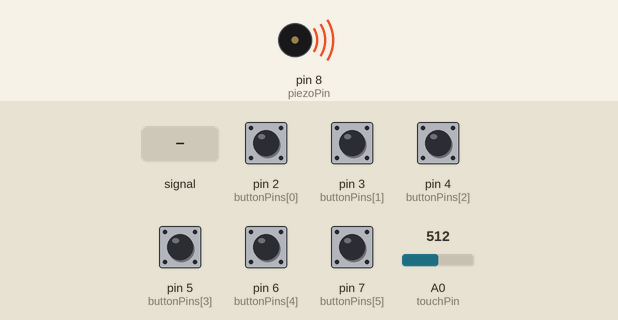
Simulated run of this sketch. Board: Arduino Uno, built with avr-gcc and run on an emulated ATmega328P. Shown: buzzer (waves = sounding). The inputs (shaded band) are chosen by the test bench; at power-on: pin 2 (buttonPins[0]), pin 3 (buttonPins[1]), pin 4 (buttonPins[2]), pin 5 (buttonPins[3]), pin 6 (buttonPins[4]), pin 7 (buttonPins[5]) HIGH, A0 (touchPin) = 512. What the sketch prints to the serial monitor is not drawn.

Above: at 1.2 s.
1.3 s: A0 (touchPin) set to 485
At 2.5 s:
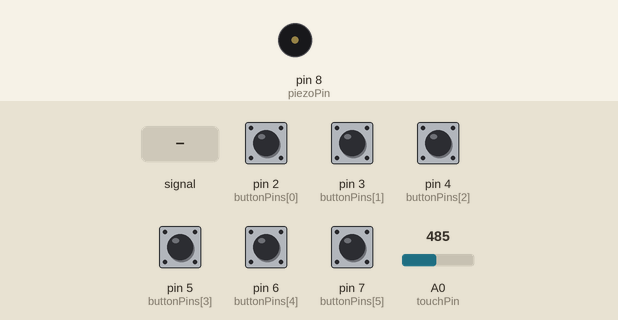
2.8 s: pin 2 (buttonPins[0]) pulled LOW for 1 s
At 2.98 s:
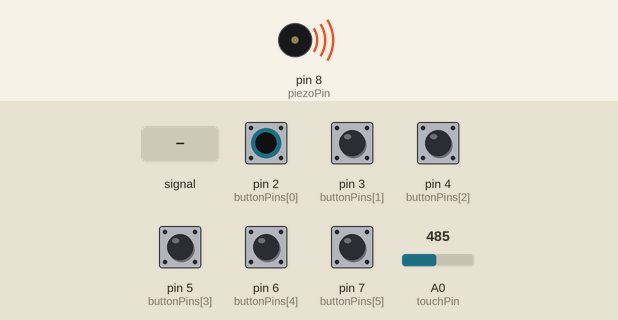
5.8 s: pin 3 (buttonPins[1]) pulled LOW for 1 s
At 7.9 s:
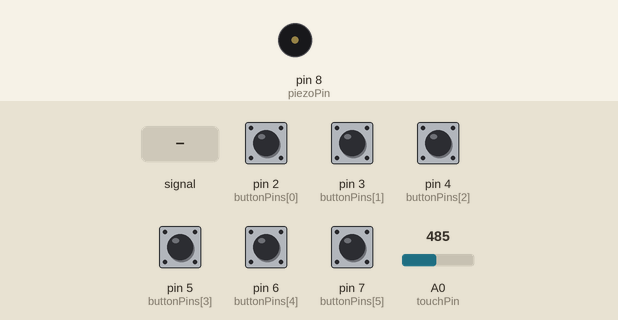
9.8 s: A0 (touchPin) fed a 2 Hz sine of ±306 counts around its level
At 10.15 s:
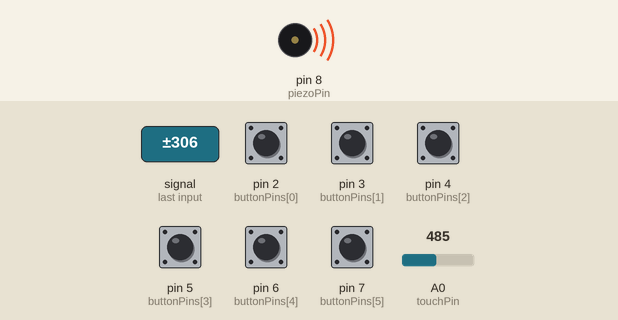
12.8 s: A0 (touchPin) set to 306
At 12.8 s:
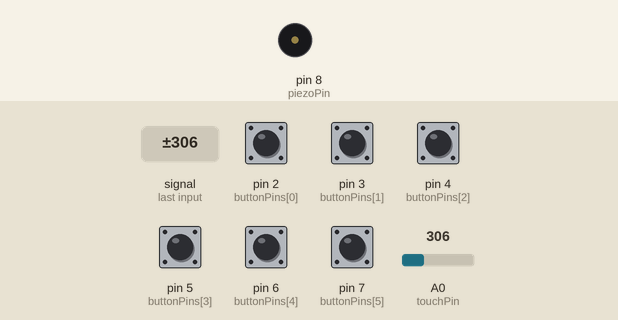
Timing chart, 0 to 15.3 s (numbered marks = the images above; inputs shaded):
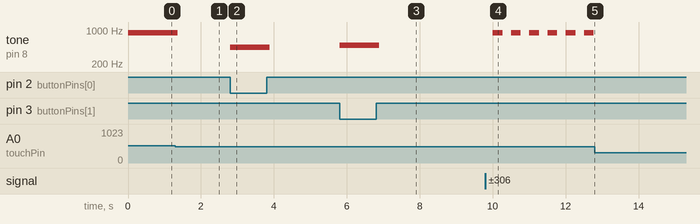

The sketch:

main.cpp.ino
```cpp
#include <Arduino_FreeRTOS.h>

void TaskLED(void *pvParameters);
void TaskButtons(void *pvParameters);

// Example pin definitions
const int ledPins[2][3][3] = {
                                {
                                  {2, 3, 4},
                                  {5, 6, 7},
                                  {8, 9, 10}
                                },
                                {
                                  {11, 12, 13},
                                  {A0, A1, A2},
                                  {A3, A4, A5}
                                }
                              };
const int buttonPins[7] = {2, 3, 4, 5, 6, 7, 8};
const int touchPin = A0;
const int piezoPin = 8;

struct RGB {
  uint8_t r, g, b;
};

//animation, frame, RGBled
const RGB animations[][6][6] PROGMEM = {
  // 1. Pride (Rainbow)
  {
    { {228,3,3},{255,140,0},{255,237,0},{0,128,38},{0,77,255},{117,7,135} },
    { {255,140,0},{255,237,0},{0,128,38},{0,77,255},{117,7,135},{228,3,3} },
    { {255,237,0},{0,128,38},{0,77,255},{117,7,135},{228,3,3},{255,140,0} },
    { {0,128,38},{0,77,255},{117,7,135},{228,3,3},{255,140,0},{255,237,0} },
    { {0,77,255},{117,7,135},{228,3,3},{255,140,0},{255,237,0},{0,128,38} },
    { {117,7,135},{228,3,3},{255,140,0},{255,237,0},{0,128,38},{0,77,255} }
  },

  // 2. Transgender
  {
    { {91,206,250},{245,169,184},{255,255,255},{245,169,184},{91,206,250},{255,255,255} },
    { {245,169,184},{255,255,255},{245,169,184},{91,206,250},{255,255,255},{91,206,250} },
    { {255,255,255},{245,169,184},{91,206,250},{255,255,255},{91,206,250},{245,169,184} },
    { {245,169,184},{91,206,250},{255,255,255},{91,206,250},{245,169,184},{255,255,255} },
    { {91,206,250},{255,255,255},{91,206,250},{245,169,184},{255,255,255},{245,169,184} },
    { {255,255,255},{91,206,250},{245,169,184},{255,255,255},{245,169,184},{91,206,250} }
  },

  // 3. Lesbian
  {
    { {213,45,0},{239,118,39},{255,255,255},{206,98,163},{181,86,144},{163,2,98} },
    { {239,118,39},{255,255,255},{206,98,163},{181,86,144},{163,2,98},{213,45,0} },
    { {255,255,255},{206,98,163},{181,86,144},{163,2,98},{213,45,0},{239,118,39} },
    { {206,98,163},{181,86,144},{163,2,98},{213,45,0},{239,118,39},{255,255,255} },
    { {181,86,144},{163,2,98},{213,45,0},{239,118,39},{255,255,255},{206,98,163} },
    { {163,2,98},{213,45,0},{239,118,39},{255,255,255},{206,98,163},{181,86,144} }
  },

  // 4. Bisexual
  {
    { {214,2,112},{214,2,112},{155,79,150},{155,79,150},{0,56,168},{0,56,168} },
    { {214,2,112},{155,79,150},{155,79,150},{0,56,168},{0,56,168},{214,2,112} },
    { {155,79,150},{155,79,150},{0,56,168},{0,56,168},{214,2,112},{214,2,112} },
    { {155,79,150},{0,56,168},{0,56,168},{214,2,112},{214,2,112},{155,79,150} },
    { {0,56,168},{0,56,168},{214,2,112},{214,2,112},{155,79,150},{155,79,150} },
    { {0,56,168},{214,2,112},{214,2,112},{155,79,150},{155,79,150},{0,56,168} }
  },

  // 5. Nonbinary
  {
    { {255,244,48},{255,255,255},{156,89,209},{0,0,0},{156,89,209},{255,244,48} },
    { {255,255,255},{156,89,209},{0,0,0},{156,89,209},{255,244,48},{255,255,255} },
    { {156,89,209},{0,0,0},{156,89,209},{255,244,48},{255,255,255},{156,89,209} },
    { {0,0,0},{156,89,209},{255,244,48},{255,255,255},{156,89,209},{0,0,0} },
    { {156,89,209},{255,244,48},{255,255,255},{156,89,209},{0,0,0},{156,89,209} },
    { {255,244,48},{255,255,255},{156,89,209},{0,0,0},{156,89,209},{255,244,48} }
  },

  // 6. Pansexual
  {
    { {0,0,0},{255,0,0},{255,255,255},{255,255,0},{128,0,128},{0,0,255} },
    { {255,0,0},{255,255,255},{255,255,0},{128,0,128},{0,0,255},{0,0,0} },
    { {255,255,255},{255,255,0},{128,0,128},{0,0,255},{0,0,0},{255,0,0} },
    { {255,255,0},{128,0,128},{0,0,255},{0,0,0},{255,0,0},{255,255,255} },
    { {128,0,128},{0,0,255},{0,0,0},{255,0,0},{255,255,255},{255,255,0} },
    { {0,0,255},{0,0,0},{255,0,0},{255,255,255},{255,255,0},{128,0,128} }
  },
  // 7. Rainbow Pulse Wave
  {
    { {114,1,1},{127,70,0},{127,118,0},{0,64,19},{0,38,127},{59,3,68} },
    { {171,2,2},{191,105,0},{191,177,0},{0,96,29},{0,58,191},{88,5,101} },
    { {228,3,3},{255,140,0},{255,237,0},{0,128,38},{0,77,255},{117,7,135} },
    { {171,2,2},{191,105,0},{191,177,0},{0,96,29},{0,58,191},{88,5,101} },
    { {114,1,1},{127,70,0},{127,118,0},{0,64,19},{0,38,127},{59,3,68} },
    { {0,0,0},{0,0,0},{0,0,0},{0,0,0},{0,0,0},{0,0,0} }
  },

  // 8. Transgender Sliding Stripe
  {
    { {255,255,255},{91,206,250},{245,169,184},{255,255,255},{245,169,184},{91,206,250} },
    { {91,206,250},{245,169,184},{255,255,255},{245,169,184},{91,206,250},{255,255,255} },
    { {245,169,184},{255,255,255},{245,169,184},{91,206,250},{255,255,255},{91,206,250} },
    { {255,255,255},{245,169,184},{91,206,250},{255,255,255},{91,206,250},{245,169,184} },
    { {245,169,184},{91,206,250},{255,255,255},{91,206,250},{245,169,184},{255,255,255} },
    { {91,206,250},{255,255,255},{91,206,250},{245,169,184},{255,255,255},{245,169,184} }
  },

  // 9. Lesbian Pulse Flash
  {
    { {0,0,0},{0,0,0},{0,0,0},{0,0,0},{0,0,0},{0,0,0} },
    { {107,22,0},{120,59,20},{127,127,127},{103,49,81},{90,43,72},{81,1,49} },
    { {213,45,0},{239,118,39},{255,255,255},{206,98,163},{181,86,144},{163,2,98} },
    { {107,22,0},{120,59,20},{127,127,127},{103,49,81},{90,43,72},{81,1,49} },
    { {0,0,0},{0,0,0},{0,0,0},{0,0,0},{0,0,0},{0,0,0} },
    { {213,45,0},{239,118,39},{255,255,255},{206,98,163},{181,86,144},{163,2,98} }
  },

  // 10. Bisexual Bouncing Ends
  {
    { {0,0,0},{0,0,0},{155,79,150},{155,79,150},{0,0,0},{0,0,0} },
    { {214,2,112},{0,0,0},{155,79,150},{155,79,150},{0,0,0},{0,56,168} },
    { {214,2,112},{214,2,112},{155,79,150},{155,79,150},{0,56,168},{0,56,168} },
    { {0,0,0},{214,2,112},{155,79,150},{155,79,150},{0,56,168},{0,0,0} },
    { {0,0,0},{0,0,0},{155,79,150},{155,79,150},{0,0,0},{0,0,0} },
    { {0,0,0},{214,2,112},{155,79,150},{155,79,150},{0,56,168},{0,0,0} }
  },

  // 11. Nonbinary Gradient Flash
  {
    { {127,122,24},{127,127,127},{78,44,105},{0,0,0},{78,44,105},{127,122,24} },
    { {191,183,36},{191,191,191},{117,67,157},{0,0,0},{117,67,157},{191,183,36} },
    { {255,244,48},{255,255,255},{156,89,209},{0,0,0},{156,89,209},{255,244,48} },
    { {191,183,36},{191,191,191},{117,67,157},{0,0,0},{117,67,157},{191,183,36} },
    { {127,122,24},{127,127,127},{78,44,105},{0,0,0},{78,44,105},{127,122,24} },
    { {0,0,0},{0,0,0},{0,0,0},{0,0,0},{0,0,0},{0,0,0} }
  },

  // 12. Pansexual Flicker Sparkle
  {
    { {0,0,0},{255,0,0},{0,0,0},{255,255,0},{0,0,0},{0,0,255} },
    { {255,0,0},{0,0,0},{255,255,255},{0,0,0},{128,0,128},{0,0,0} },
    { {0,0,0},{255,0,0},{255,255,255},{255,255,0},{128,0,128},{0,0,255} },
    { {255,0,0},{0,0,0},{255,255,255},{0,0,0},{128,0,128},{0,0,0} },
    { {0,0,0},{255,0,0},{0,0,0},{255,255,0},{0,0,0},{0,0,255} },
    { {0,0,0},{0,0,0},{0,0,0},{0,0,0},{0,0,0},{0,0,0} }
  }
};


void TaskLED(void *pvParameters) {
  while (1) {
    // Replace this with your RGB LED animation code
    // Avoid using delay(); use vTaskDelay instead
    Serial.println("Animating LEDs...");
    vTaskDelay(50 / portTICK_PERIOD_MS);
  }
}

void TaskButtons(void *pvParameters) {
  while (1) {
    for (int i = 0; i < 6; i++) {
      if (digitalRead(buttonPins[i]) == LOW) {
        tone(piezoPin, 440 + i * 50);  // Simple frequency mapping
        vTaskDelay(100 / portTICK_PERIOD_MS);
        noTone(piezoPin);
      }
    }

    if (analogRead(touchPin) > 500) {
      tone(piezoPin, 880);
      vTaskDelay(100 / portTICK_PERIOD_MS);
      noTone(piezoPin);
    }

    vTaskDelay(10 / portTICK_PERIOD_MS);  // Prevent hogging the CPU
  }
}


void setup() {
  Serial.begin(9600);

  // Setup pins
  for (int i = 0; i < 6; i++) pinMode(buttonPins[i], INPUT_PULLUP);
  pinMode(touchPin, INPUT);
  pinMode(piezoPin, OUTPUT);

  // Create tasks
  xTaskCreate(TaskLED, "LED", 128, NULL, 1, NULL);
  xTaskCreate(TaskButtons, "Buttons", 128, NULL, 1, NULL);
}

void loop() {
  // Not used with FreeRTOS
}
```

Measured:
- the behaviour switches between 501 and 500 on A0 (touchPin) (found by bisection; images 0 and 1)
- after the input at 1.3 s, tone on pin 8 (piezoPin): 880 Hz → silent after 0.06 s
- after the input at 2.8 s, tone on pin 8 (piezoPin): silent → 440 Hz at once, → silent 1.1 s later
- after the input at 5.8 s, tone on pin 8 (piezoPin): silent → 490 Hz at once, → silent 1.1 s later
- after the input at 9.8 s, tone on pin 8 (piezoPin): alternates 880 Hz for 0.27 s and silent for 0.23 s, starting after 0.20 s
- after the input at 12.8 s, tone on pin 8 (piezoPin): stops changing and stays silent
